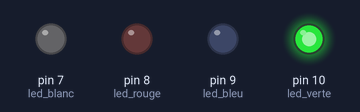
A sketch run on a simulated Arduino Uno, built with avr-gcc and run on an emulated ATmega328P. On the bench: output pins drawn as LEDs (lit = HIGH).

Above: at 0.2 s.
At 1.2 s:
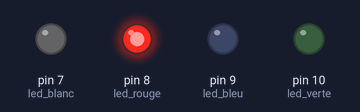
At 2.7 s:
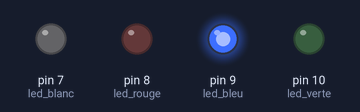
At 3.7 s:
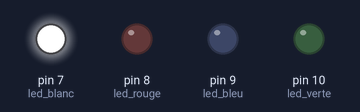
Timing chart, 0 to 4.6 s (numbered marks = the images above):
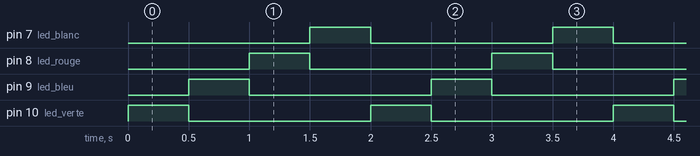

Measured:
- by itself, pin 7 (led_blanc), pin 8 (led_rouge), pin 9 (led_bleu), pin 10 (led_verte): alternates HIGH for 0.50 s and LOW for 1.5 s
- by itself, everything shown: repeats every 2.0 s, in 5 steps

The sketch:

blinkmoreledcodepropre.ino
```cpp
const int led_verte=10;
const int led_bleu=9;
const int led_rouge=8;
const int led_blanc=7;
void setup(){
	pinMode(led_verte,OUTPUT);
	pinMode(led_bleu,OUTPUT);
	pinMode(led_rouge,OUTPUT);
	pinMode(led_blanc,OUTPUT);
}
void loop(){
	eteindre();
	digitalWrite(led_verte,HIGH);
	delay(500);
	eteindre();
	digitalWrite(led_bleu,HIGH);
	delay(500);
	eteindre();
	digitalWrite(led_rouge,HIGH);
	delay(500);
	eteindre();
	digitalWrite(led_blanc,HIGH);
	delay(500);
	eteindre();

}
void eteindre(){
	digitalWrite(led_verte,LOW);
	digitalWrite(led_bleu,LOW);
	digitalWrite(led_rouge,LOW);
	digitalWrite(led_blanc,LOW);

}
```
